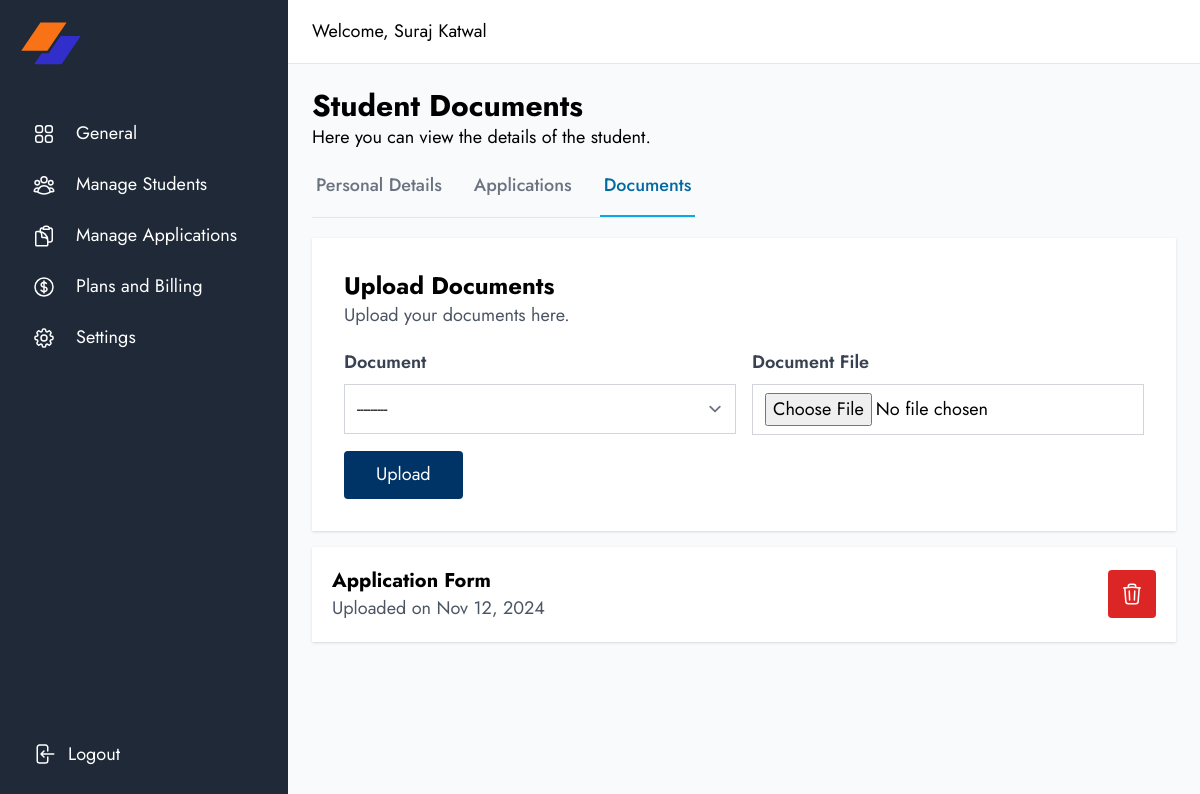
The app's page /consultancy/dashboard/student/3/documents/ (signed in) with its own data.
### users/models.py (models this page shows, shortened)
class User(AbstractBaseUser, PermissionsMixin):
    ROLE_CHOICES = (
        ("admin", "Admin"),
        ("consultancy", "Consultancy"),
        ("student", "Student"),
    )
    email = models.EmailField(verbose_name="email address", max_length=255, unique=True)
    full_name = models.CharField(max_length=255, blank=True)
    role = models.CharField(max_length=255, choices=ROLE_CHOICES, default="student")
    associated_with = models.ForeignKey(
        "Consultancy",
        on_delete=models.CASCADE,
        null=True,
        blank=True,
        related_name="students",
    )
    is_active = models.BooleanField(default=True)
    is_staff = models.BooleanField(default=False)
    date_joined = models.DateTimeField(default=timezone.now)
    objects = UserManager()
    USERNAME_FIELD = "email"
    REQUIRED_FIELDS = []
    class Meta:
        db_table = "user"
        verbose_name_plural = "Users"

### student/models.py (models this page shows, shortened)
class Document(models.Model):
    DOCUMENT_CHOICES = (
        ("application_form", "Application Form"),
        ("university_documents", "University Documents"),
        ("business_registration", "Business Registration"),
        ("passport_copy", "Passport Copy"),
        ("visa_request_letter", "Visa Request Letter"),
        ("statement_of_purpose", "Statement of Purpose"),
        ("moe", "MOE"),
        ("character_certificate", "Character Certificate"),
        ("ielts", "IELTS"),
        ("noc_swift", "NOC/Swift"),
        ("medical_report", "Medical Report"),
        ("sponsorship_letter", "Sponsorship Letter"),
        ("ca_report", "CA Report"),
        ("ward_document_relationship", "Ward Document Relationship"),
        ("ward_documents_annual_income", "Ward Documents Annual Income"),
        ("ward_documents_tax_clearance", "Ward Documents Tax Clearance"),
        ("salary_certificate", "Salary Certificate"),
        ("land_lease_agreement", "Land Lease Agreement"),
        ("property_valuation", "Property Valuation"),
        ("lalpurja", "Lalpurja"),
        ("bank_statement", "Bank Statement"),
        ("academic_documents", "Academic Documents"),
        ("others", "Others"),
    )
    STATUS_CHOICES = (
        ("pending", "Pending"),
        ("approved", "Approved"),
        ("rejected", "Rejected"),
    )
    UPLOADER_CHOICES = (
        ("self", "Self"),
        ("consultancy", "Consultancy"),
    )
    user = models.ForeignKey(User, on_delete=models.CASCADE, related_name="documents")
    document = models.CharField(max_length=50, choices=DOCUMENT_CHOICES)
    document_file = models.FileField(upload_to="documents/")
    status = models.CharField(max_length=10, choices=STATUS_CHOICES, default="pending")
    uploader = models.CharField(max_length=20, choices=UPLOADER_CHOICES, default="self")
    created_at = models.DateTimeField(auto_now_add=True)
    updated_at = models.DateTimeField(auto_now=True)
    class Meta:
        db_table = "document"
        verbose_name_plural = "Documents"
        ordering = ["-created_at"]
        unique_together = ("user", "document")

### consultancydocs/views.py (the view)
@login_required(login_url="login")
def student_documents(request, pk):
    if request.user.role != "consultancy":
        messages.error(request, "You are not authorized to view this page.")
        return redirect("error")
    form = DocumentForm(request.POST or None, request.FILES or None)
    student = User.objects.get(pk=pk)
    documents = Document.objects.filter(user=student)
    try:
        if request.method == "POST" and form.is_valid():
            Document.objects.create(user=student, **form.cleaned_data)
            messages.success(request, "Document uploaded successfully.")
    except IntegrityError:
        messages.error(request, "This document already exists.")
    context = {"student": student, "form": form, "documents": documents}
    return render(request, "dashboard/student_documents.html", context)

### student/forms.py
class DocumentForm(forms.ModelForm):
    class Meta:
        model = Document
        fields = [
            "document",
            "document_file",
        ]
        labels = {
            "document": _("Document"),
            "document_file": _("Document File"),
        }
        widgets = {
            "document": forms.Select(attrs={"class": "input__text"}),
            "document_file": forms.FileInput(attrs={"class": "input__file"}),
        }

### users/context.py (called while the page is built)
def consultancy(request):
    is_profile_complete = False
    if request.user.is_authenticated:
        if request.user.role == "consultancy":
            consultancy = request.user.role == "consultancy"
            is_profile_complete = Consultancy.objects.filter(user=request.user).exists()
            return {
                "consultancy": consultancy,
                "is_profile_complete": is_profile_complete,
            }
        elif request.user.role == "student":
            consultancy = request.user.associated_with
            return {
                "student_consultancy": consultancy,
            }
    return {
        "consultancy": None,
        "is_profile_complete": False,
        "student_consultancy": None,
    }

### templates/dashboard/student_documents.html (shortened to what this page needs)
{%extends 'base/dashboard_base.html'%}
{%block content%}
<div class="mb-3">
    <h4 class="text-3xl font-bold">Student Documents</h4>
    <p class="max-w-3xl">
        Here you can view the details of the student.
    </p>
</div>
<div class="my-5">
    <div class="my-5">
        <div class="border-b border-gray-200 w-fit">
            <nav class="flex gap-6 text-lg" aria-label="Tabs">
                <a href="{% url 'student_detail' student.id %}"
                    class="shrink-0 border-b-2 px-1 pb-4 font-medium hover:border-gray-300 hover:text-gray-700
                    {% if request.resolver_match.url_name == 'student_detail' %}border-sky-500 text-sky-700{% else %}border-transparent text-gray-500{% endif %}">
                    Personal Details
                </a>
                <a href="{% url 'admin_student_application' student.id %}"
                    class="shrink-0 border-b-2 px-1 pb-4 font-medium hover:border-gray-300 hover:text-gray-700
                    {% if request.resolver_match.url_name == 'admin_student_application' %}border-sky-500 text-sky-700{% else %}border-transparent text-gray-500{% endif %}">
                    Applications
                </a>
                <a href="{% url 'admin_student_documents' student.id %}"
                    class="shrink-0 border-b-2 px-1 pb-4 font-medium hover:border-gray-300 hover:text-gray-700
                    {% if request.resolver_match.url_name == 'admin_student_documents' %}border-sky-500 text-sky-700{% else %}border-transparent text-gray-500{% endif %}">
                    Documents
                </a>
            </nav>
        </div>
    </div>
</div>
<div class="my-4">
    <div class="bg-white w-full shadow p-5 md:p-8">
        <div class="mb-5">
            <h1 class="text-2xl font-bold">Upload Documents</h1>
            <p class="text-gray-600">
                Upload your documents here.
            </p>
        </div>
        <form id="contact__form" method="POST" enctype="multipart/form-data" novalidate>
            <div class="grid grid-cols-1 md:grid-cols-2 gap-4 md:ga-8">
                {% for field in form %}
                <div class="mb-4">
                    <label for="{{ field.id_for_label }}" class="block text-gray-700 font-semibold mb-2">
                        {{ field.label }}
                    </label>
                    {{ field }}
                </div>
                {% endfor %}
            </div>
            <button id="test__submit" type="submit" class="btn__primary">Upload</button>
        </form>
    </div>
</div>
<div class="mb-4 md:mb-8">
    {% for doc in documents %}
    <div class="bg-white w-full mb-5 shadow p-5 flex flex-col md:flex-row md:items-center justify-between">
        <div class="">
            <h1 class="text-lg md:text-xl font-bold capitalize">{{ doc.get_document_display }}</h1>
            <p class="text-gray-600">
                Uploaded on {{ doc.created_at | date:"M d, Y" }}
            </p>
        </div>
        <div class="flex gap-2 justify-start md:justify-center">
            <form action="{% url 'delete_document' doc.id %}" method="post" class="delete-form">
                <button type="button" class="text-white cursor-pointer bg-red-600 p-3 rounded delete-btn">
                </button>
            </form>
        </div>
    </div>
    {% endfor %}
</div>
{%endblock%}

### templates/common/dashboard_navbar.html
<nav class="flex items-center justify-between w-full">
    <div>
        Welcome, {{user.full_name}}
    </div>
</nav>

### records on screen
User: full_name "Suraj Katwal"
Document: document "Application Form", created_at "Nov 12, 2024"

### other values on screen
{{ field.label }} "Document" "Document File"
